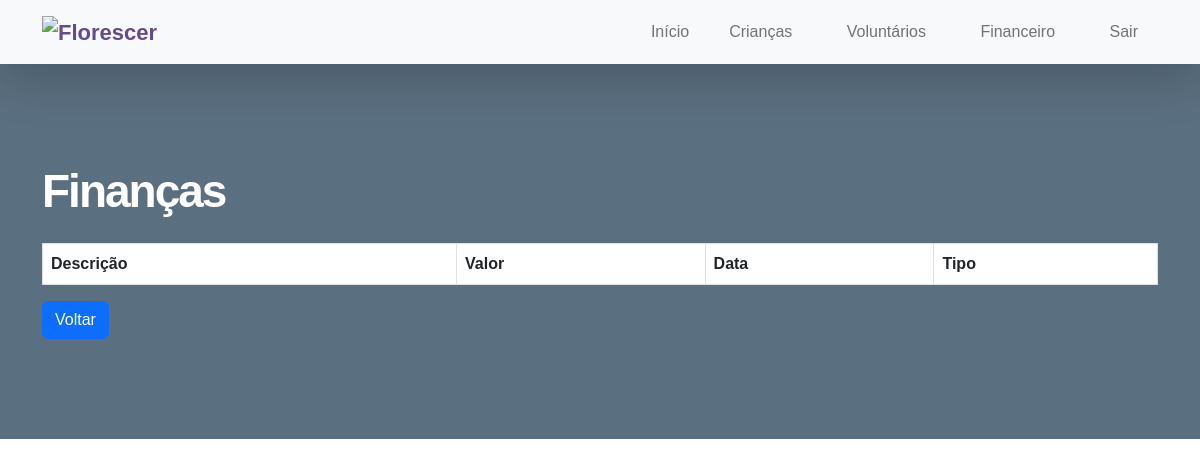
Page /listarFinancas on the earlier database version.
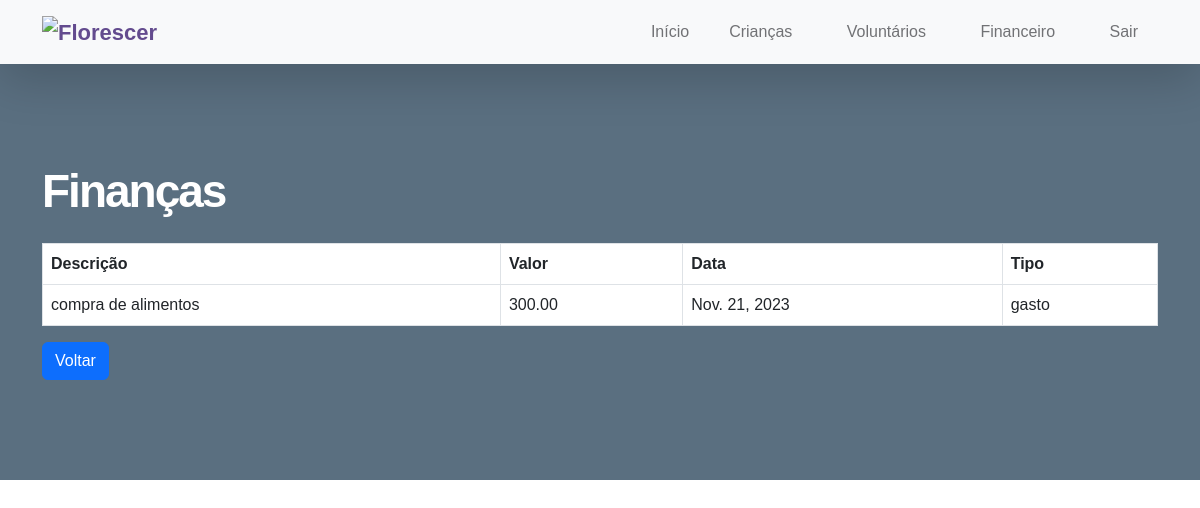
Same page on the later database version.
### Florescer_app/models.py (models this page shows, shortened)
class RegistroFinanceiro(models.Model):
    descricao = models.CharField(max_length=200)
    valor = models.DecimalField(max_digits=10, decimal_places=2)
    data = models.DateField()
    tipo = models.CharField(max_length=20, choices=[('arrecadacao', 'Arrecadação'), ('gasto', 'Gasto')])

### Florescer_app/views.py (the view)
# urls.py: path('listarFinancas', views.listarFinancas, name='listarFinancas'),
def listarFinancas(request):
    lista_financas = RegistroFinanceiro.objects.all()
    return render(request, 'listarFinancas.html', {'lista_financas': lista_financas})

### Florescer_app/templates/listarFinancas.html (shortened to what this page needs)
{% load bootstrap4 %} {% load static %}
<!DOCTYPE html>
<html lang="en">
  <head>
    <link href="{% static 'css/bootstrap.min.css' %}" rel="stylesheet" />
    <link href="{% static 'css/bootstrap-icons.css' %}" rel="stylesheet" />
    <link
      href="{% static 'css/templatemo-kind-heart-charity.css' %}"
      rel="stylesheet"
    />
  </head>
  <nav class="navbar navbar-expand-lg bg-light shadow-lg">
    <div class="container">
      <a class="navbar-brand" href="index.html">
        <img
          src="{% static 'images/logonovaflorescer.png' %}"
          class="logo img-fluid"
          alt="Florescer"
        />
      </a>
      <div class="collapse navbar-collapse" id="navbarNav">
        <ul class="navbar-nav ms-auto">
          <li class="nav-item">
            <a class="nav-link click-scroll" href="/inicialAdmin">Início</a>
          </li>
          <li class="nav-item dropdown">
            <a
              class="nav-link click-scroll dropdown-toggle"
              id="navbarLightDropdownMenuLink"
              role="button"
              data-bs-toggle="dropdown"
              aria-expanded="false"
              >Crianças</a
            >
          </li>
          <li class="nav-item dropdown">
            <a
              class="nav-link click-scroll dropdown-toggle"
              id="navbarLightDropdownMenuLink"
              role="button"
              data-bs-toggle="dropdown"
              aria-expanded="false"
              >Voluntários</a
            >
          </li>
          <li class="nav-item dropdown">
            <a
              class="nav-link click-scroll dropdown-toggle"
              href="#section_5"
              id="navbarLightDropdownMenuLink"
              role="button"
              data-bs-toggle="dropdown"
              aria-expanded="false"
              >Financeiro</a
            >
          </li>
          <li class="nav-item">
            <a class="nav-link click-scroll" href="/">Sair</a>
          </li>
        </ul>
      </div>
    </div>
  </nav>
  <body>
    <main>
      <section class="volunteer-section section-padding" id="section_4">
        <div class="container">
          <h2 class="text-white mb-4">Finanças</h2>
          <table class="table table-bordered testando">
            <thead>
              <tr>
                <th class="testando">Descrição</th>
                <th>Valor</th>
                <th>Data</th>
                <th>Tipo</th>
              </tr>
            </thead>
            <tbody>
              {% for financeiro in lista_financas %}
              <tr>
                <td>{{ financeiro.descricao }}</td>
                <td>{{ financeiro.valor }}</td>
                <td>{{ financeiro.data }}</td>
                <td>{{ financeiro.tipo }}</td>
              </tr>
              {% endfor %}
            </tbody>
          </table>
          <button
            class="btn btn-primary"
            onclick="window.location.replace('/inicialAdmin')"
          >
            Voltar
          </button>
        </div>
      </section>
    </main>
  </body>
</html>

Differences in the rows shown:
added RegistroFinanceiro: descricao "compra de alimentos", valor "300.00", data "Nov. 21, 2023", tipo "gasto"
